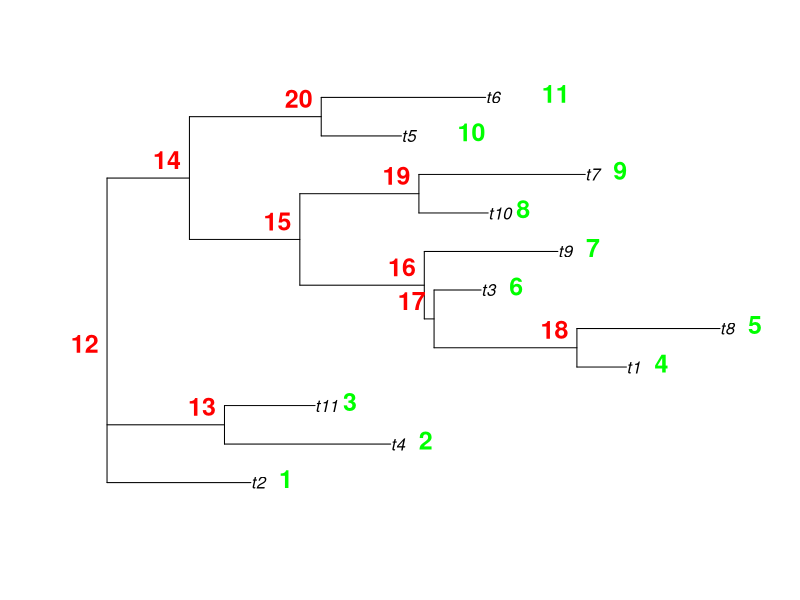

The R script that drew this image:
library(ape)
library(dplyr)

# Initialisation de l'arbre ####
ori = rtree(11, rooted = FALSE)
(q1 = summary(ori$edge.length)[2])

# Visualisation de l'arbre ####
par(xpd = TRUE) # Permettre à la légende de sortir du cadre de la figure
plot(ori)
nodelabels(adj = c(1.3,-0.5), frame = "n", cex = 1.5, font = 2, col="red")
tiplabels(adj = c(-2,0.3), frame = "n", cex = 1.5, font = 2, col="green")
  
writeNewick <-function(tree){  
  # Métriques et repères sur l'arbre
  nbFeuilles = length(tree$tip.label)
  numNoeuds = Nnode(tree) + nbFeuilles
  
  # Data frame des edges
  edgePaths = as.data.frame(tree$edge)
  edgePaths = edgePaths %>%
    rename("from"="V1","to"="V2")
  
  root = nbFeuilles + 1
  return (newick(root, nbFeuilles, edgePaths))
}

newick <- function (noeud, nbFeuilles, edgePaths){
     current = filter(edgePaths, from == noeud)
     nwk = ""
     
       for (i in current[,2]){

         # Si l'enfant est le premier
         if (i == current[1, 2])  { 
           
           if (i %in% 1:nbFeuilles)  nwk = paste0( "(", nwk, i, ",")
           else nwk = paste0( "(", nwk, newick(i, nbFeuilles, edgePaths), ",")
         
        # Si l'enfant est le dernier
         } else if (i == current[length(current[,2]), 2])  { 
           
           if (i %in% 1:nbFeuilles)  nwk = paste0(nwk,i,"):", noeud)
           else nwk = paste0(nwk,newick(i, nbFeuilles, edgePaths),"):", noeud)
         
         # Si l'enfant est au milieu  
         } else {
           
           if (i %in% 1:nbFeuilles)  nwk = paste0(nwk,i,",")
           else nwk = paste0(nwk,newick(i, nbFeuilles, edgePaths),",")
           
         }  
              }
     return(nwk)
  }

writeNewick(ori)
